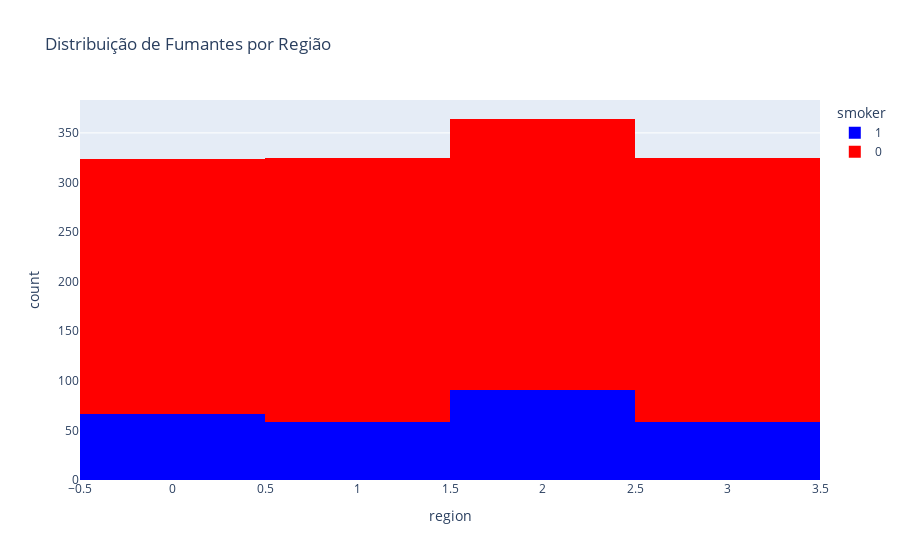

Source (notebook cell):
### Markdown cell above
### Para iniciar a analise dos dados o primeiro passo e questionar, fazer perguntas para os dados

#### Qual regiao possui a maior quantidade de fumantes?

### Code cell
px.histogram(
    data_frame=df,
    x='region',
    color='smoker',
    title='Distribuição de Fumantes por Região',
    color_discrete_sequence=['blue', 'red']
)

### Figure 1 — Plotly figure (JSON) as saved in the notebook; plotly's stock layout.template omitted (floating-point values rounded to 4 significant figures; data arrays with more than 128 entries replaced by an {"elided": "..."} marker saying what was removed)
{"data": [{"bingroup": "x", "hovertemplate": "smoker=1<br>region=%{x}<br>count=%{y}<extra></extra>", "legendgroup": "1", "marker": {"color": "blue", "pattern": {"shape": ""}}, "name": "1", "orientation": "v", "showlegend": true, "type": "histogram", "x": {"elided": "274 int values"}, "xaxis": "x", "yaxis": "y"}, {"bingroup": "x", "hovertemplate": "smoker=0<br>region=%{x}<br>count=%{y}<extra></extra>", "legendgroup": "0", "marker": {"color": "red", "pattern": {"shape": ""}}, "name": "0", "orientation": "v", "showlegend": true, "type": "histogram", "x": {"elided": "1064 int values"}, "xaxis": "x", "yaxis": "y"}], "layout": {"barmode": "relative", "legend": {"title": {"text": "smoker"}, "tracegroupgap": 0}, "title": {"text": "Distribuição de Fumantes por Região"}, "xaxis": {"anchor": "y", "domain": [0, 1], "title": {"text": "region"}}, "yaxis": {"anchor": "x", "domain": [0, 1], "title": {"text": "count"}}}}
